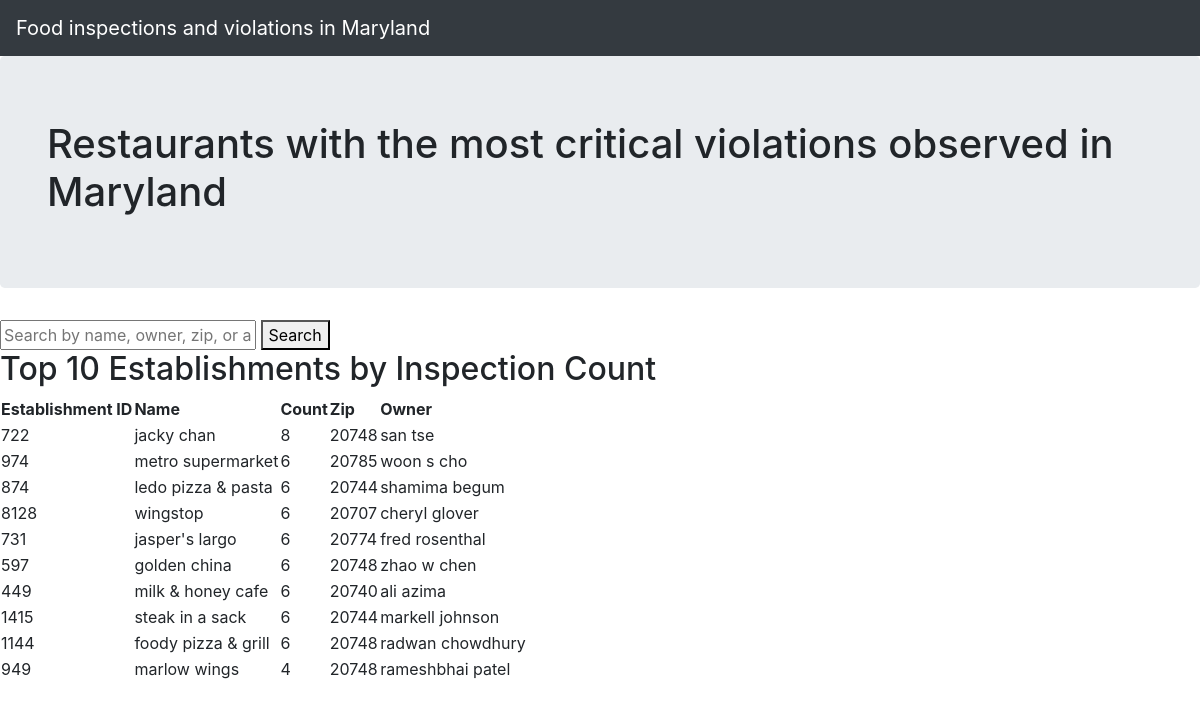
The page / on the database its author committed.
### tables this page shows
CREATE TABLE inspections (
    establishment_id VARCHAR(255),
    name VARCHAR(255),
    category VARCHAR(255),
    inspection_date DATE,
    inspection_results VARCHAR(255),
    zip VARCHAR(255),
    address_line_1 VARCHAR(255),
    owner VARCHAR(255)
);

### app.py (the view)
@app.route("/", methods=["GET", "POST"])
def index():
    if request.method == "POST":
        search_query = request.form["search_query"]
        conn = sqlite3.connect('inspections.db')
        query = """
        SELECT establishment_id, name, COUNT(*) AS count, zip, owner
        FROM inspections
        WHERE name LIKE ?
        OR owner LIKE ?
        GROUP BY establishment_id
        ORDER BY count DESC
        """
        cursor = conn.execute(query, ('%'+search_query+'%', '%'+search_query+'%'))
        results = cursor.fetchall()
        conn.close()
        return render_template('index.html', rows=results, search_query=search_query)
    else:
        conn = sqlite3.connect('inspections.db')
        query = """
        SELECT establishment_id, name, COUNT(*) AS count, zip, owner
        FROM inspections
        WHERE inspection_results LIKE '%critical violations observed%'
        GROUP BY establishment_id
        ORDER BY count DESC
        LIMIT 10;
        """
        cursor = conn.execute(query)
        results = cursor.fetchall()
        conn.close()
        return render_template('index.html', rows=results)

### templates/index.html (shortened to what this page needs)
<!doctype html>
<html lang="en">
    <head>
        <link rel="stylesheet" href="https://stackpath.bootstrapcdn.com/bootstrap/4.3.1/css/bootstrap.min.css">
    </head>
    <body>
        <nav class="navbar navbar-expand-lg navbar-dark bg-dark">
            <a class="navbar-brand" href="/">Food inspections and violations in Maryland</a>
        </nav>
        <div class="jumbotron">
            <div class="container">
                <h1>Restaurants with the most critical violations observed in Maryland</h1>
            </div>
        </div>
        <form action="/" method="post">
            <input type="text" name="search_query" placeholder="Search by name, owner, zip, or address">
            <button type="submit">Search</button>
        </form>
        {% if rows %}
        <h2>Top 10 Establishments by Inspection Count</h2>
        <table>
            <tr>
                <th>Establishment ID</th>
                <th>Name</th>
                <th>Count</th>
                <th>Zip</th>
                <th>Owner</th>
            </tr>
            {% for row in rows %}
            <tr>
                <td>{{ row[0] }}</td>
                <td>{{ row[1] }}</td>
                <td>{{ row[2] }}</td>
                <td>{{ row[3] }}</td>
                <td>{{ row[4] }}</td>
            </tr>
            {% endfor %}
        </table>
        {% else %}
        <p>No results found.</p>
        {% endif %}
    </body>
</html>

### rows shown on the page
inspections: establishment "874", name "ledo pizza & pasta", row "6", zip "20744", owner "shamima begum"

### other values the page prints
{{ row[0] }} "722" "974" "8128" "731" "597" "449" "1415" "1144" "949"
{{ row[1] }} "jacky chan" "metro supermarket" "wingstop" "jasper's largo" "golden china" "milk & honey cafe" "steak in a sack" "foody pizza & grill" "marlow wings"
{{ row[2] }} "8" "6" "6" "6" "6" "6" "6" "6" "4"
{{ row[3] }} "20748" "20785" "20707" "20774" "20748" "20740" "20744" "20748" "20748"
{{ row[4] }} "san tse" "woon s cho" "cheryl glover" "fred rosenthal" "zhao w chen" "ali azima" "markell johnson" "radwan chowdhury" "rameshbhai patel"
